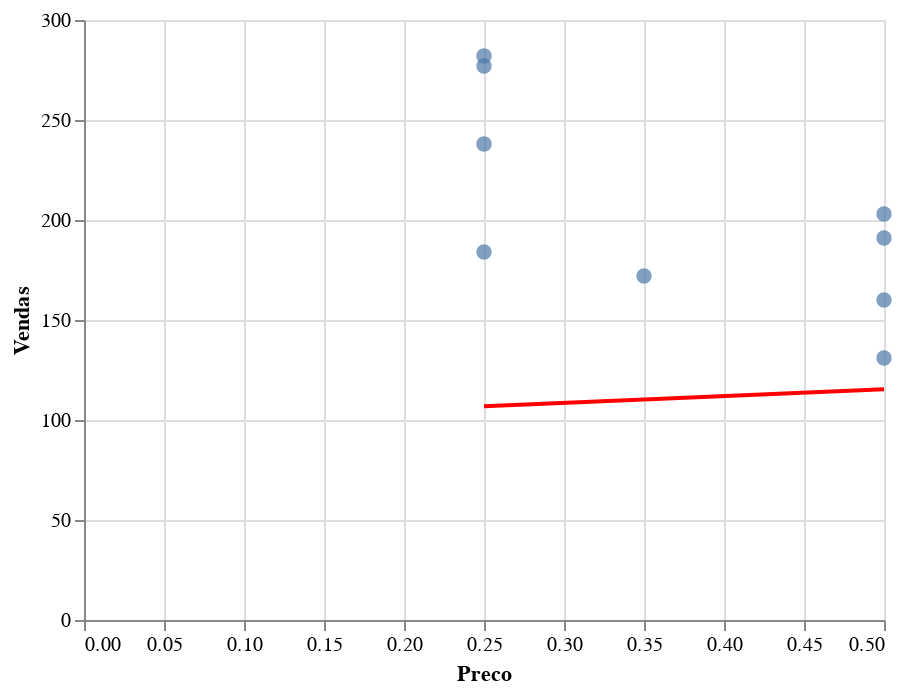

Source (notebook cell):
### Markdown cell above
#### 14) usando regressão linear, prediga vendas a partir de: Price

### Code cell
chart, erro = predizer_vendas_por_variavel('Preco', limonadas)
print('Erro médio', erro)
chart

### Figure 1 — Vega-Lite specification as saved in the notebook (floating-point values rounded to 4 significant figures)
{"$schema": "https://vega.github.io/schema/vega-lite/v2.6.0.json", "config": {"view": {"height": 300, "width": 400}}, "datasets": {"data-579f800d55a6745ec1408ebb3a4fbc9a": [{"X": 0.25, "Y": 106.8}, {"X": 0.25, "Y": 106.8}, {"X": 0.25, "Y": 106.8}, {"X": 0.25, "Y": 106.8}, {"X": 0.5, "Y": 115.4}, {"X": 0.5, "Y": 115.4}, {"X": 0.5, "Y": 115.4}, {"X": 0.5, "Y": 115.4}, {"X": 0.35, "Y": 110.3}], "data-b88aea615de39d9a56281bb464f9f751": [{"Data": "2016-07-05T00:00:00", "Folhetos": 135, "Laranja": 118, "Limao": 159, "Local": "Beach", "LucroLaranja": 29.5, "LucroLimao": 39.75, "Preco": 0.25, "Rank": 20, "Revenue": 69.25, "Sales": 277, "Temperatura": 78}, {"Data": "2016-07-10T00:00:00", "Folhetos": 131, "Laranja": 98, "Limao": 140, "Local": "Beach", "LucroLaranja": 24.5, "LucroLimao": 35, "Preco": 0.25, "Rank": 8, "Revenue": 59.5, "Sales": 238, "Temperatura": 82}, {"Data": "2016-07-11T00:00:00", "Folhetos": 135, "Laranja": 120, "Limao": 162, "Local": "Beach", "LucroLaranja": 30, "LucroLimao": 40.5, "Preco": 0.25, "Rank": 3.5, "Revenue": 70.5, "Sales": 282, "Temperatura": 83}, {"Data": "2016-07-13T00:00:00", "Folhetos": 99, "Laranja": 75, "Limao": 109, "Local": "Beach", "LucroLaranja": 18.75, "LucroLimao": 27.25, "Preco": 0.25, "Rank": 23, "Revenue": 46, "Sales": 184, "Temperatura": 77}, {"Data": "2016-07-15T00:00:00", "Folhetos": 108, "Laranja": 62, "Limao": 98, "Local": "Beach", "LucroLaranja": 31, "LucroLimao": 49, "Preco": 0.5, "Rank": 26, "Revenue": 80, "Sales": 160, "Temperatura": 75}, {"Data": "2016-07-16T00:00:00", "Folhetos": 90, "Laranja": 50, "Limao": 81, "Local": "Beach", "LucroLaranja": 25, "LucroLimao": 40.5, "Preco": 0.5, "Rank": 27, "Revenue": 65.5, "Sales": 131, "Temperatura": 74}, {"Data": "2016-07-17T00:00:00", "Folhetos": 126, "Laranja": 76, "Limao": 115, "Local": "Beach", "LucroLaranja": 38, "LucroLimao": 57.5, "Preco": 0.5, "Rank": 23, "Revenue": 95.5, "Sales": 191, "Temperatura": 77}, {"Data": "2016-07-24T00:00:00", "Folhetos": 117, "Laranja": 82, "Limao": 121, "Local": "Park", "LucroLaranja": 41, "LucroLimao": 60.5, "Preco": 0.5, "Rank": 8, "Revenue": 101.5, "Sales": 203, "Temperatura": 82}, {"Data": "2016-07-27T00:00:00", "Folhetos": 99, "Laranja": 68, "Limao": 104, "Local": "Park", "LucroLaranja": 23.8, "LucroLimao": 36.4, "Preco": 0.35, "Rank": 17, "Revenue": 60.2, "Sales": 172, "Temperatura": 80}]}, "layer": [{"data": {"name": "data-b88aea615de39d9a56281bb464f9f751"}, "encoding": {"x": {"field": "Preco", "type": "quantitative"}, "y": {"field": "Sales", "type": "quantitative"}}, "mark": {"size": 60, "type": "circle"}}, {"data": {"name": "data-579f800d55a6745ec1408ebb3a4fbc9a"}, "encoding": {"x": {"axis": {"title": "Preco"}, "field": "X", "type": "quantitative"}, "y": {"axis": {"title": "Vendas"}, "field": "Y", "type": "quantitative"}}, "mark": {"color": "red", "type": "line"}}]}
